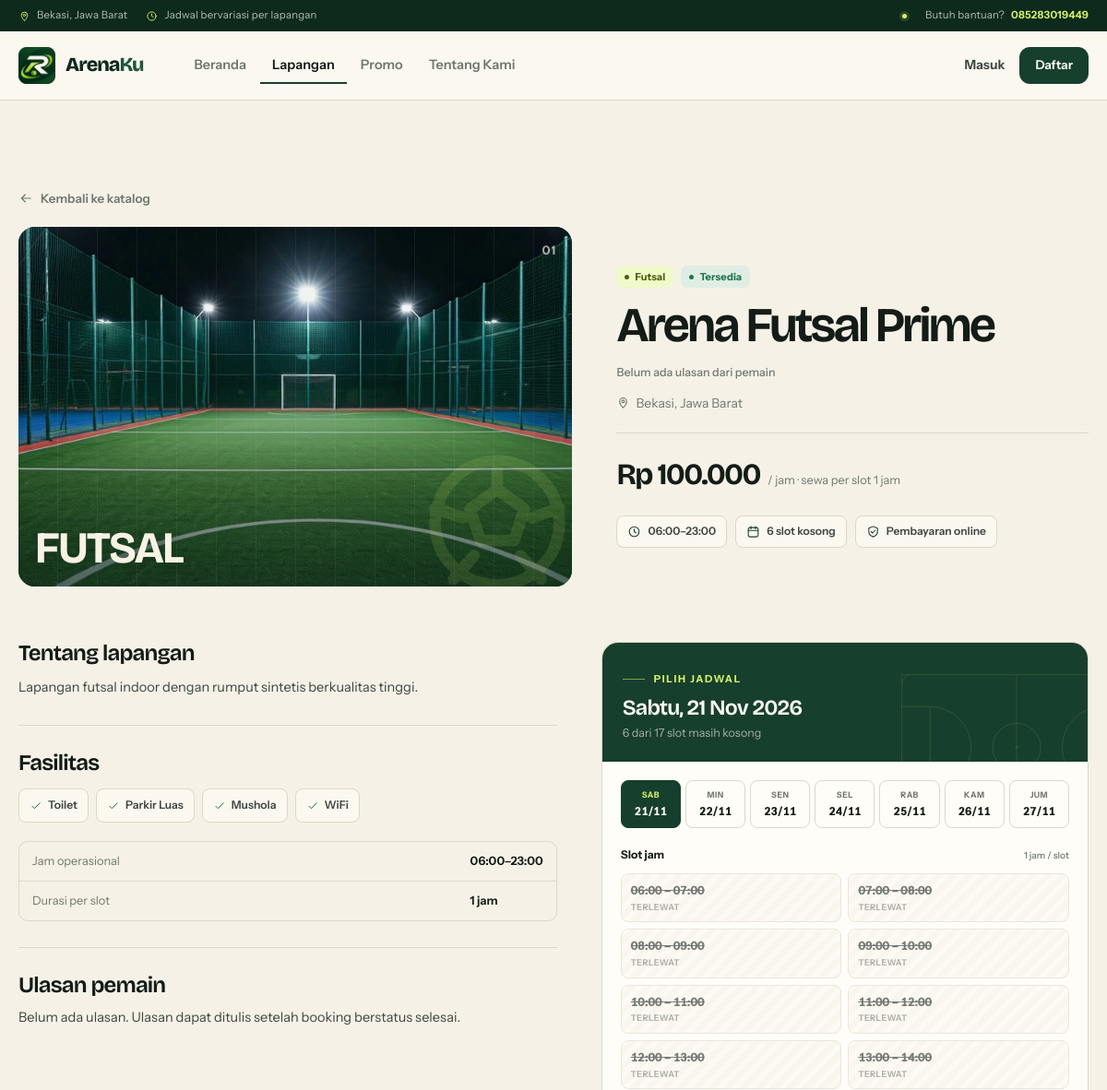
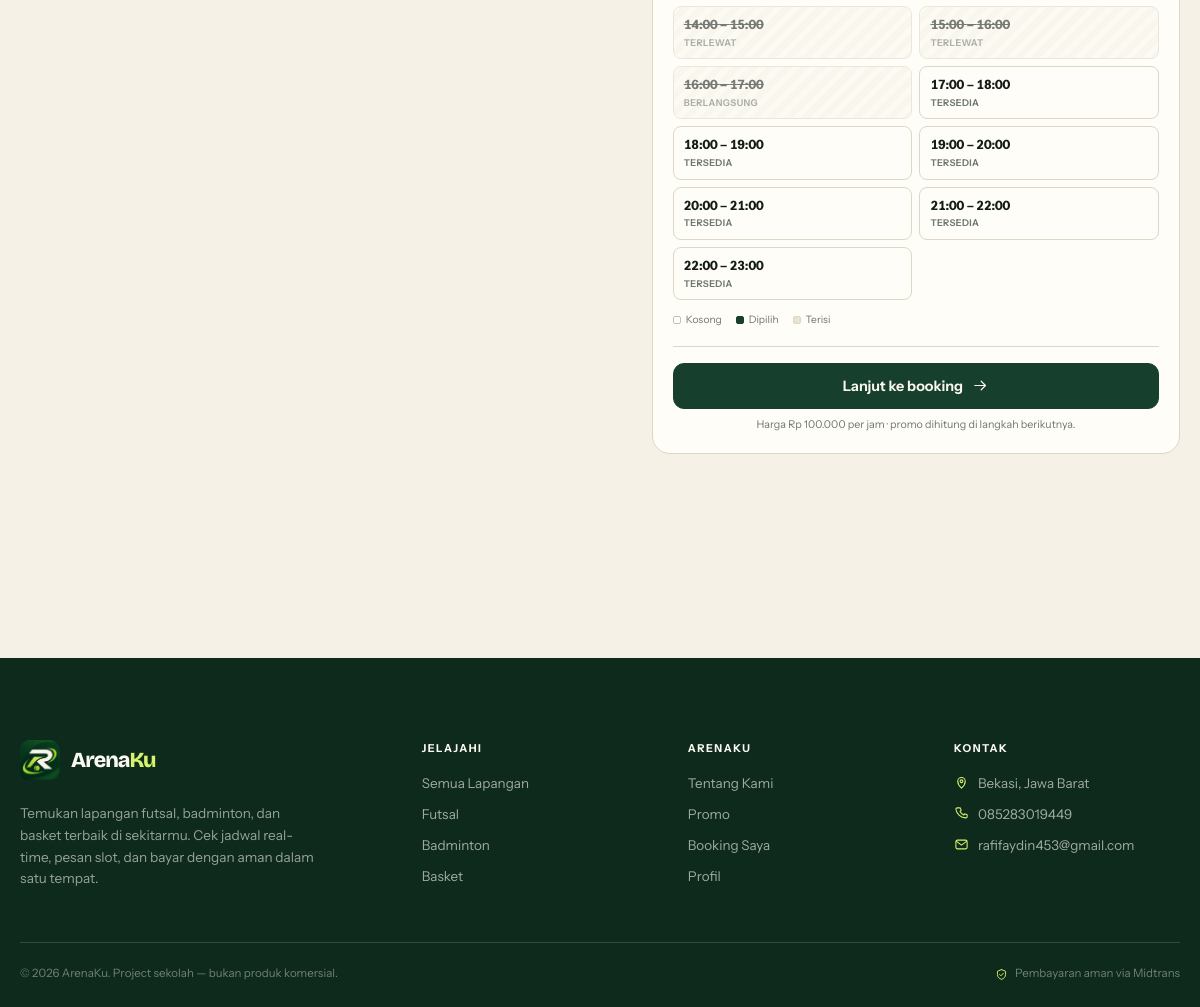
Page /detail_lapangan.php?id=1 on the committed database (2 pictures, top to bottom).
### tables this page shows
CREATE TABLE IF NOT EXISTS courts (
    id INT AUTO_INCREMENT PRIMARY KEY,
    sport_id INT NOT NULL,
    name VARCHAR(100) NOT NULL,
    description TEXT,
    location VARCHAR(150),
    price_per_hour DECIMAL(10,2) NOT NULL,
    image VARCHAR(255),
    facilities VARCHAR(255),
    opening_time TIME NOT NULL DEFAULT '06:00:00',
    closing_time TIME NOT NULL DEFAULT '22:00:00',
    status ENUM('active', 'inactive') NOT NULL DEFAULT 'active',
    created_at TIMESTAMP DEFAULT CURRENT_TIMESTAMP,
    CONSTRAINT fk_courts_sport
        FOREIGN KEY (sport_id) REFERENCES sports(id)
        ON DELETE RESTRICT ON UPDATE CASCADE,
    INDEX idx_courts_sport (sport_id)
);

CREATE TABLE IF NOT EXISTS sports (
    id INT AUTO_INCREMENT PRIMARY KEY,
    name VARCHAR(50) NOT NULL,
    description VARCHAR(255)
);

### detail_lapangan.php (the view, shortened to what the rows shown need)
<?php
require_once 'config/koneksi.php';
require_once 'includes/functions.php';
$courtId = isset($_GET['id']) ? (int) $_GET['id'] : 0;
$stmt = $koneksi->prepare(
    "SELECT courts.*, sports.name AS sport_name,
            (SELECT AVG(stars) FROM ratings WHERE ratings.court_id = courts.id) AS avg_stars,
            (SELECT COUNT(*) FROM ratings WHERE ratings.court_id = courts.id) AS total_ratings
     FROM courts
     JOIN sports ON courts.sport_id = sports.id
     WHERE courts.id = ? AND courts.status = 'active'"
);
$stmt->execute([$courtId]);
$court = $stmt->fetch();
    ?>
    <?php
$tanggalDipilih = isset($_GET['tanggal']) ? $_GET['tanggal'] : date('Y-m-d');
$stmtBooked = $koneksi->prepare(
    "SELECT start_time, end_time
     FROM bookings
     WHERE court_id = ?
       AND booking_date = ?
       AND booking_status IN ('pending_payment', 'confirmed')"
);
$stmtBooked->execute([$courtId, $tanggalDipilih]);
$bookedRanges = $stmtBooked->fetchAll();
$slots = generateTimeSlots($court['opening_time'], $court['closing_time'], $bookedRanges, $tanggalDipilih);
$slotTersedia = 0;
foreach ($slots as $slot) {
    if ($slot['available']) {
        $slotTersedia++;
    }
}
$facilities = array_filter(array_map('trim', explode(',', (string) $court['facilities'])), function ($item) {
    return $item !== '';
});
require_once 'includes/header.php';
require_once 'includes/navbar.php';
?>
<main id="main-content">
    <section class="section">
        <div class="container">
            <div class="detail-top">
                <div class="detail-visual">
                    <?= courtCover($court) ?>
                </div>
                <div class="detail-intro">
                    <div class="detail-tags">
                        <span class="badge badge-lime"><?= clean($court['sport_name']) ?></span>
                        <span class="badge badge-success">Tersedia</span>
                    </div>
                    <h1><?= clean($court['name']) ?></h1>
                    <div class="detail-rating">
                        <?php if ((int) $court['total_ratings'] > 0): ?>
                            <span class="rating-stars">
                                <?php for ($i = 1; $i <= 5; $i++): ?>
                                    <?= svgIcon($i <= round((float) $court['avg_stars']) ? 'star-filled' : 'star', 'icon') ?>
                                <?php endfor; ?>
                            </span>
                            <span><?= number_format((float) $court['avg_stars'], 1, ',', '.') ?>/5 · <?= (int) $court['total_ratings'] ?> ulasan</span>
                        <?php else: ?>
                            <span class="rating-empty">Belum ada ulasan dari pemain</span>
                        <?php endif; ?>
                    </div>
                    <p class="detail-location"><?= svgIcon('pin', 'icon') ?> <?= clean($court['location']) ?></p>
                    <div class="detail-price">
                        <strong><?= formatRupiah($court['price_per_hour']) ?></strong>
                        <span>/ jam · sewa per slot 1 jam</span>
                    </div>
                    <div class="detail-quickfacts">
                        <span class="quickfact"><?= svgIcon('clock', 'icon') ?> <?= substr($court['opening_time'], 0, 5) ?>–<?= substr($court['closing_time'], 0, 5) ?></span>
                        <span class="quickfact"><?= svgIcon('calendar', 'icon') ?> <?= $slotTersedia ?> slot kosong</span>
                        <span class="quickfact"><?= svgIcon('shield', 'icon') ?> Pembayaran online</span>
                    </div>
                </div>
            </div>
            <div class="detail-grid">
                <div>
                    <div class="detail-block">
                        <h2>Tentang lapangan</h2>
                        <?php if (trim((string) $court['description']) !== ''): ?>
                            <p><?= nl2br(clean($court['description'])) ?></p>
                        <?php else: ?>
                            <p>Pengelola belum menambahkan deskripsi untuk lapangan ini.</p>
                        <?php endif; ?>
                    </div>
                    <div class="detail-block">
                        <h2>Fasilitas</h2>
                        <?php if (!empty($facilities)): ?>
                            <div class="facility-list">
                                <?php foreach ($facilities as $facility): ?>
                                    <span class="facility-chip"><?= svgIcon('check', 'icon') ?> <?= clean($facility) ?></span>
                                <?php endforeach; ?>
                            </div>
                        <?php else: ?>
                            <p class="text-muted" style="margin-top:10px;">Belum ada data fasilitas.</p>
                        <?php endif; ?>
                        <div class="hours-table" style="margin-top:20px;">
                            <span><strong><?= substr($court['opening_time'], 0, 5) ?>–<?= substr($court['closing_time'], 0, 5) ?></strong></span>
                        </div>
                    </div>
                    <div class="detail-block">
                        <h2>Ulasan pemain</h2>
                    </div>
                </div>
                <aside class="schedule-card" aria-label="Pilih jadwal">
                    <div class="schedule-head">
                        <?= courtDiagram() ?>
                        <span class="eyebrow">Pilih jadwal</span>
                        <h3><?= formatHariId($tanggalDipilih) ?>, <?= formatTanggalId($tanggalDipilih) ?></h3>
                        <p><span id="slotTersediaCount"><?= $slotTersedia ?></span> dari <?= count($slots) ?> slot masih kosong</p>
                    </div>
                    <div class="schedule-body">
                        <form method="GET" action="booking.php" id="formJadwal">
                            <div class="schedule-cta">
                                <button type="submit" class="btn btn-primary" id="btnLanjutBooking" <?= $slotTersedia === 0 ? 'disabled' : '' ?>>
                                    Lanjut ke booking <?= svgIcon('arrow-right', 'icon') ?>
                                </button>
                                <p>Harga <?= formatRupiah($court['price_per_hour']) ?> per jam · promo dihitung di langkah berikutnya.</p>
                            </div>
                        </form>
                    </div>
                </aside>
            </div>
        </div>
    </section>
</main>
<?php require_once 'includes/footer.php'; ?>

### includes/icons.php (shortened to what the rows shown need)
<?php
function akEscape($value)
{
    return htmlspecialchars((string) $value, ENT_QUOTES, 'UTF-8');
}
function svgIcon($name, $class = 'icon')
{
    $body = isset($icons[$name]) ? $icons[$name] : $icons['spark'];
    return '<svg class="' . akEscape($class) . '" viewBox="0 0 24 24" fill="none" stroke="currentColor" '
        . 'stroke-width="1.7" stroke-linecap="round" stroke-linejoin="round" aria-hidden="true">'
        . $body . '</svg>';
}
function sportTheme($sport)
{
    $key = strtolower(trim((string) $sport));
    if (strpos($key, 'futsal') !== false || strpos($key, 'sepak') !== false || strpos($key, 'soccer') !== false) {
        return 'futsal';
    }
    return 'generic';
}
function sportIcon($sport, $class = 'icon')
{
    static $icons = [
        'futsal' => '<circle cx="12" cy="12" r="8.5"/><path d="m12 7.4 3.7 2.7-1.4 4.3H9.7L8.3 10.1 12 7.4Z"/><path d="M12 3.5v3.9M20.5 10l-3.8 1.3M18 19.7l-2.8-3.2M6 19.7l2.8-3.2M3.5 10l3.8 1.3"/>',
        'badminton' => '<path d="M12 21 5.5 7.8 12 3.5l6.5 4.3L12 21Z"/><path d="M8.2 10.2h7.6M9.5 13.6h5"/><path d="M12 21v-7.4"/>',
        'basket' => '<circle cx="12" cy="12" r="8.5"/><path d="M3.5 12h17M12 3.5v17"/><path d="M6 5.5c3.6 3.5 3.6 9.5 0 13M18 5.5c-3.6 3.5-3.6 9.5 0 13"/>',
        'voli' => '<circle cx="12" cy="12" r="8.5"/><path d="M12 3.5c2.5 3.7 2.5 7.5 0 11.2M12 20.5c-2.5-3.7-2.5-7.5 0-11.2M4.2 8.4c4.2.7 7.1 3.1 8.4 7.5M19.8 8.4c-4.2.7-7.1 3.1-8.4 7.5"/>',
        'generic' => '<circle cx="12" cy="12" r="8.5"/><circle cx="12" cy="12" r="2.5"/><path d="M12 3.5v3M12 17.5v3M3.5 12h3M17.5 12h3"/>',
    ];
    $theme = sportTheme($sport);
    $body = $icons[$theme];
    return '<svg class="' . akEscape($class) . '" viewBox="0 0 24 24" fill="none" stroke="currentColor" '
        . 'stroke-width="1.6" stroke-linecap="round" stroke-linejoin="round" aria-hidden="true">'
        . $body . '</svg>';
}
function courtDiagram($class = 'court-diagram')
{
    return '<svg class="' . akEscape($class) . '" viewBox="0 0 440 280" fill="none" stroke="currentColor" '
        . 'stroke-width="1.4" aria-hidden="true">'
        . '<rect x="1" y="1" width="438" height="278" rx="18"/>'
        . '<path d="M220 1v278"/>'
        . '<circle cx="220" cy="140" r="46"/>'
        . '<circle cx="220" cy="140" r="2.5" fill="currentColor" stroke="none"/>'
        . '<path d="M1 62h54v156H1M439 62h-54v156h54"/>'
        . '<path d="M55 62a52 52 0 0 1 0 156M385 62a52 52 0 0 0 0 156"/>'
        . '<path d="M1 1h18M1 1v18M439 1h-18M439 1v18M1 279h18M1 279v-18M439 279h-18M439 279v-18"/>'
        . '</svg>';
}
function courtCover($court, $extraClass = '')
{
    $sport = isset($court['sport_name']) ? (string) $court['sport_name'] : '';
    $theme = sportTheme($sport);
    $label = $sport !== '' ? $sport : 'Lapangan';
    $name = isset($court['name']) ? (string) $court['name'] : $label;
    $number = str_pad((string) (isset($court['id']) ? (int) $court['id'] : 0), 2, '0', STR_PAD_LEFT);
    $imageUrl = function_exists('courtImageUrl') ? courtImageUrl($court) : '';
    $imageHtml = '';
    $photoClass = '';
    if ($imageUrl !== '') {
        $fallbackUrl = function_exists('courtImageFallbackUrl') ? courtImageFallbackUrl() : '';
        $onError = $fallbackUrl !== ''
            ? ' onerror="this.onerror=null;this.src=\'' . akEscape($fallbackUrl) . '\';"'
            : '';
        $imageHtml = '<img src="' . akEscape($imageUrl) . '" alt="' . akEscape($name) . '" loading="lazy" decoding="async"' . $onError . '>'
            . '<span class="cover-scrim"></span>';
        $photoClass = ' has-photo';
    }
    return '<div class="court-cover theme-' . akEscape($theme) . $photoClass . ' ' . akEscape($extraClass) . '">'
        . $imageHtml
        . '<span class="cover-index">' . $number . '</span>'
        . '<span class="cover-sport">' . akEscape($label) . '</span>'
        . '<span class="cover-icon">' . sportIcon($sport, 'icon') . '</span>'
        . '</div>';
}

### rows in the picture
courts: image (picture), id "01", sport.name "FUTSAL", sport.name "Futsal", name "Arena Futsal Prime", location "Bekasi, Jawa Barat", price_per_hour "Rp 100.000", opening_time "06:00", closing_time "23:00", description "Lapangan futsal indoor dengan rumput sintetis berkualitas tinggi.", facilities "Toilet", facilities "Parkir Luas", facilities "Mushola", facilities "WiFi", count($slots) "17"

### other values in the picture
$item[0] "Beranda"
$item[0] "Lapangan"
$item[0] "Promo"
$item[0] "Tentang Kami"
$slotTersedia "6"
formatHariId($tanggalDipilih) "Sabtu"
formatTanggalId($tanggalDipilih) "21 Nov 2026"
substr(formatHariId($tgl), 0, 3) "SAB"
date('d/m', strtotime($tgl)) "21/11"
substr(formatHariId($tgl), 0, 3) "MIN"
date('d/m', strtotime($tgl)) "22/11"
substr(formatHariId($tgl), 0, 3) "SEN"
date('d/m', strtotime($tgl)) "23/11"
substr(formatHariId($tgl), 0, 3) "SEL"
date('d/m', strtotime($tgl)) "24/11"
